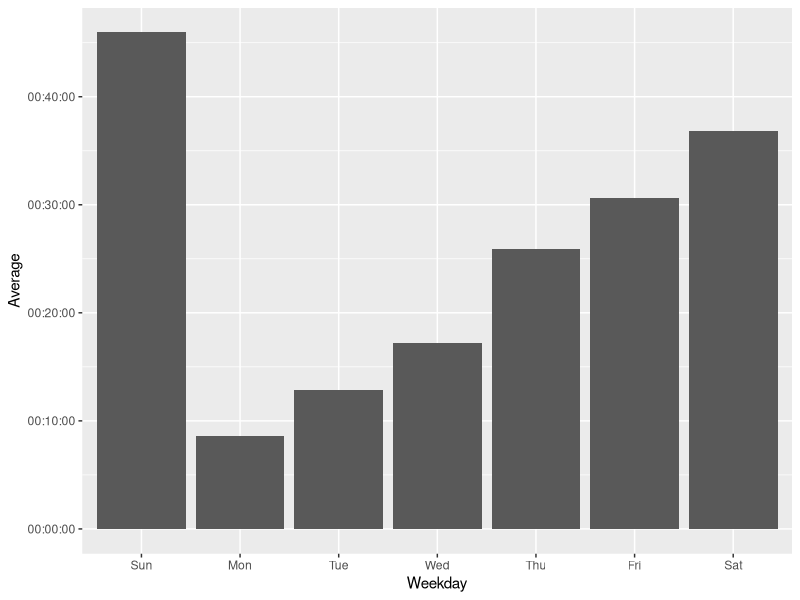
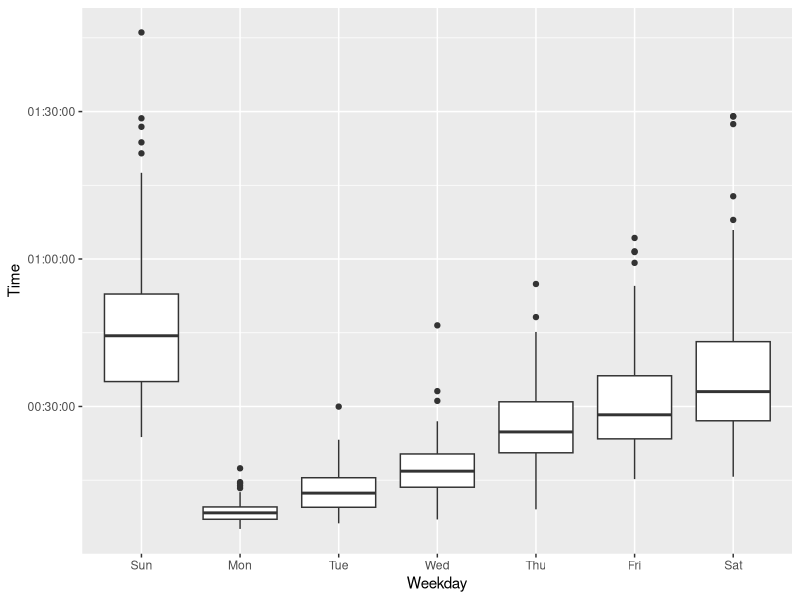
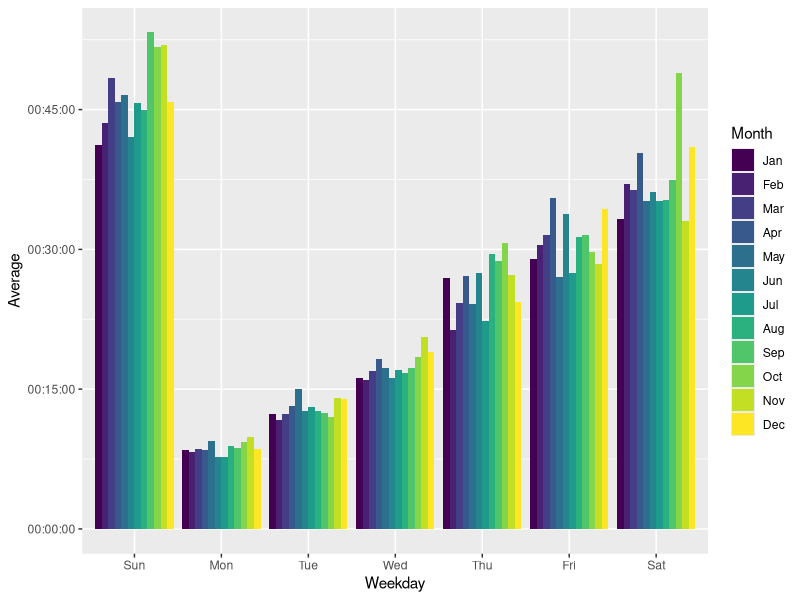
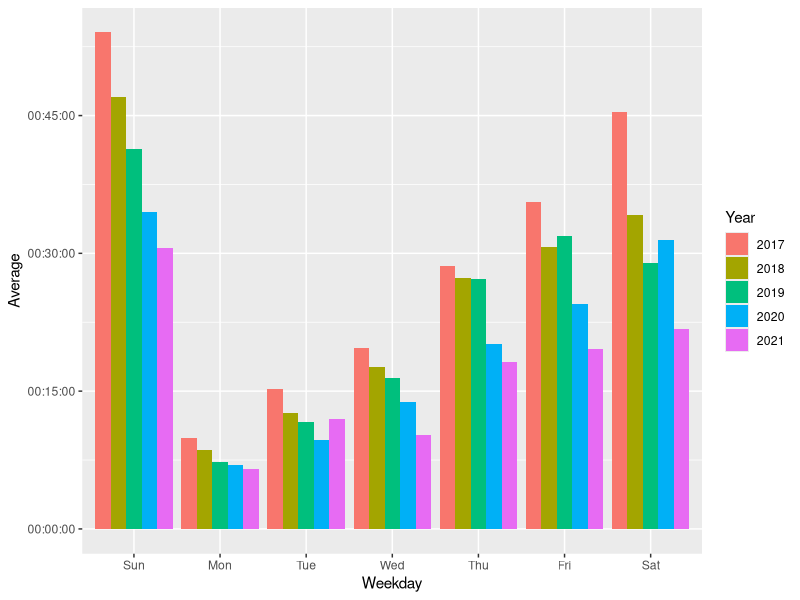
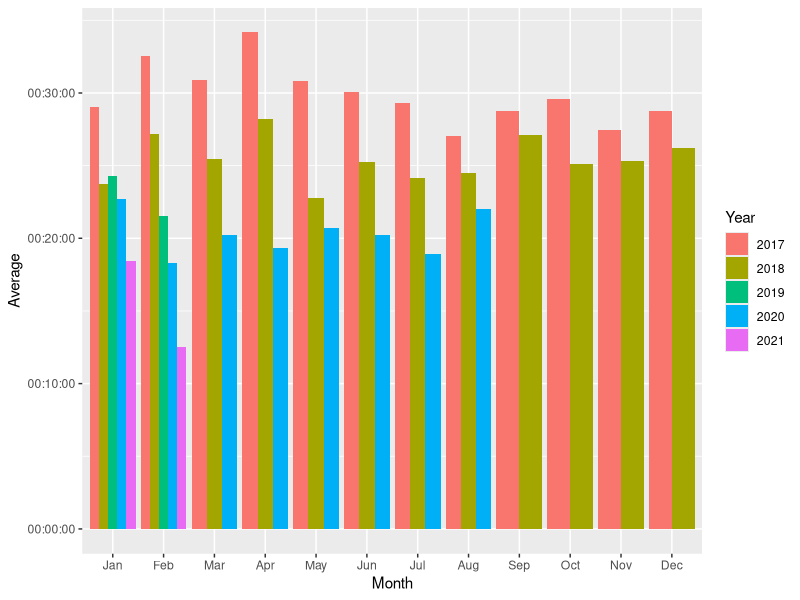
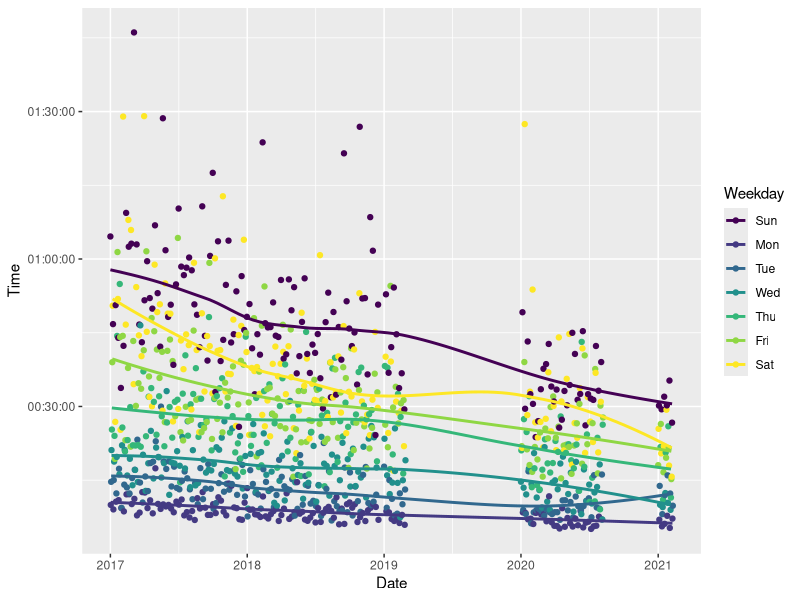

Here is the R script that generated these plots, in order:
## ---- chunk 1
knitr::opts_chunk$set(echo = TRUE)
## ---- chunk 2
library(lubridate)
library(tidyverse)
## ---- chunk 3
times_for_2017 <- read_csv(file = "2017.csv")
times_for_2018 <- read_csv(file = "2018.csv")
times_for_2019 <- read_csv(file = "2019.csv")
times_for_2020 <- read_csv(file = "2020.csv")
times_for_2021 <- read_csv(file = "2021.csv")

completion_times <- rbind(
    times_for_2017,
    times_for_2018,
    times_for_2019,
    times_for_2020,
    times_for_2021
  ) %>%
  mutate(
    Weekday = wday(Date, label = TRUE),
    Month = month(Date, label = TRUE),
    Year = year(Date)
  )
## ---- chunk 4
completion_times %>%
  select(Date, Weekday, Time) %>%
  tail(n = 7)
## ---- chunk 5
times_by_day <- completion_times %>%
  group_by(Weekday) %>%
  summarise(
    Average = hms::as.hms(round(mean(Time))),
    Fastest = hms::as.hms(min(Time)),
    Slowest = hms::as.hms(max(Time))
  )

times_by_day
## ---- chunk 6
ggplot(times_by_day) +
  geom_bar(
    mapping = aes(x = Weekday, y = Average),
    stat = "identity"
  )
## ---- chunk 7
ggplot(completion_times) +
  geom_boxplot(
    mapping = aes(x = Weekday, y = Time)
  )
## ---- chunk 8
completion_times %>%
  group_by(Weekday) %>%
  summarise(
    "85th" = hms::as.hms(round(quantile(Time, probs = 0.85))),
    "75th" = hms::as.hms(round(quantile(Time, probs = 0.75))),
    "50th" = hms::as.hms(round(quantile(Time, probs = 0.5))),
    "25th" = hms::as.hms(round(quantile(Time, probs = 0.25)))
  )
## ---- chunk 9
times_by_month <- completion_times %>%
  group_by(Month, Weekday) %>%
  summarise(
    Average = hms::as.hms(round(mean(Time)))
  )

ggplot(times_by_month) +
  geom_bar(
    mapping = aes(x = Weekday, y = Average, fill = Month),
    position = "dodge",
    stat = "identity"
  )
## ---- chunk 10
times_by_weekday_year <- completion_times %>%
  group_by(Weekday, Year) %>%
  summarise(Average = hms::as.hms(round(mean(Time))))

times_by_weekday_year$Year <- factor(times_by_weekday_year$Year)

ggplot(times_by_weekday_year) +
  geom_bar(
    mapping = aes(x = Weekday, y = Average, fill = Year),
    position = "dodge",
    stat = "identity"
  )
## ---- chunk 11
times_by_month_year <- completion_times %>%
  group_by(Month, Year) %>%
  summarise(Average = hms::as.hms(round(mean(Time))))

times_by_month_year$Year <- factor(times_by_month_year$Year)

ggplot(times_by_month_year) +
  geom_bar(
    mapping = aes(x = Month, y = Average, fill = Year),
    position = "dodge",
    stat = "identity"
  )
## ---- chunk 12
ggplot(completion_times, mapping = aes(x = Date, y = Time, color = Weekday)) +
  geom_point() +
  geom_smooth(se = FALSE)
